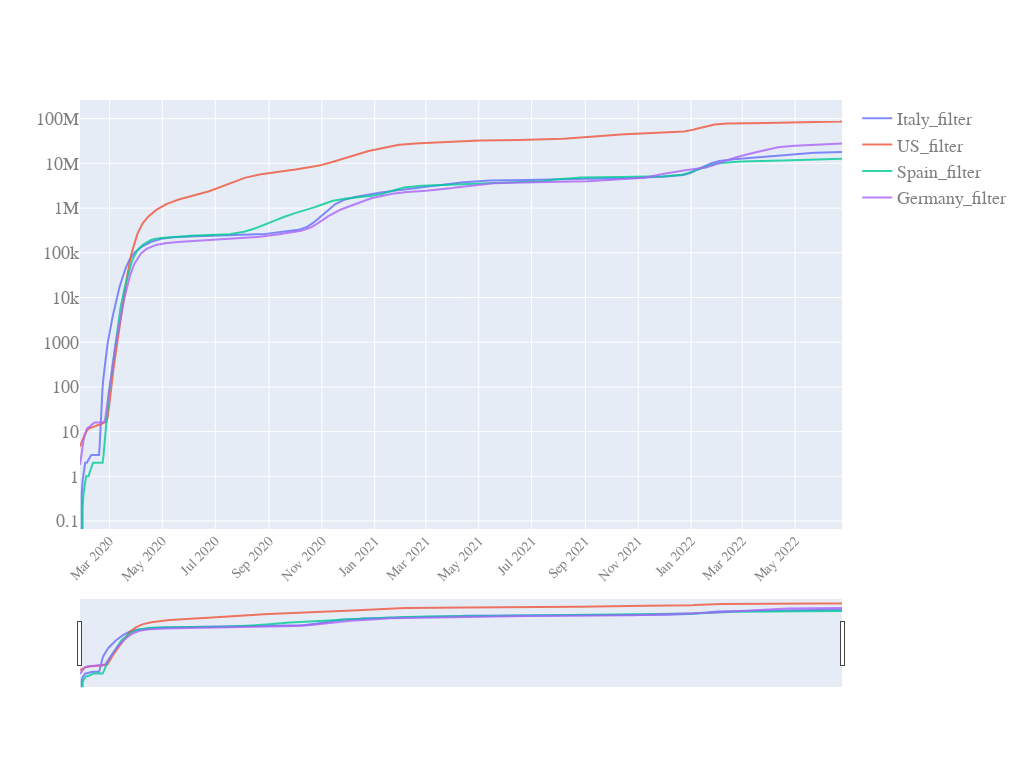

Here is the notebook cell this chart was saved with:
### Code cell
start_pos=5
generate_plot(df_analyse.date[start_pos:],
           df_analyse[filter_cols].iloc[start_pos:,:], #['US','US_filter']
           y_scale='log',
           slider=True)

### Figure 1 — Plotly figure (JSON) as saved in the notebook; plotly's stock layout.template omitted (floating-point values rounded to 4 significant figures; data arrays with more than 128 entries replaced by an {"elided": "..."} marker saying what was removed)
{"data": [{"name": "Italy_filter", "opacity": 0.8, "type": "scatter", "x": {"elided": "880 str values"}, "y": {"elided": "880 float values"}}, {"name": "US_filter", "opacity": 0.8, "type": "scatter", "x": {"elided": "880 str values"}, "y": {"elided": "880 float values"}}, {"name": "Spain_filter", "opacity": 0.8, "type": "scatter", "x": {"elided": "880 str values"}, "y": {"elided": "880 float values"}}, {"name": "Germany_filter", "opacity": 0.8, "type": "scatter", "x": {"elided": "880 str values"}, "y": {"elided": "880 float values"}}], "layout": {"autosize": true, "font": {"color": "#7f7f7f", "family": "PT Sans, monospace", "size": 18}, "height": 768, "width": 1024, "xaxis": {"nticks": 20, "rangeslider": {"visible": true}, "tickangle": -45, "tickfont": {"color": "#7f7f7f", "size": 14}}, "yaxis": {"type": "log"}}}
